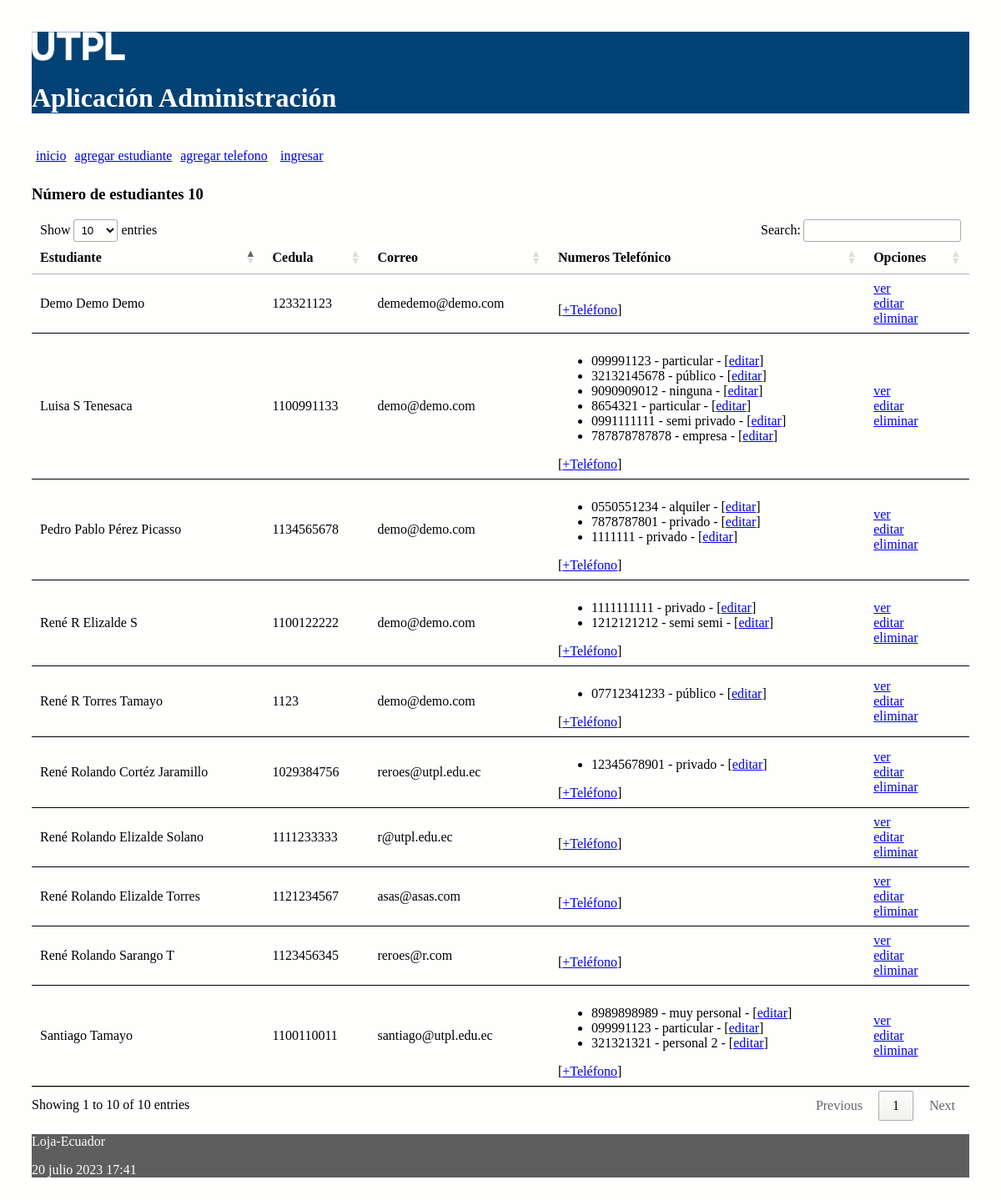
Before: / with the older database file.
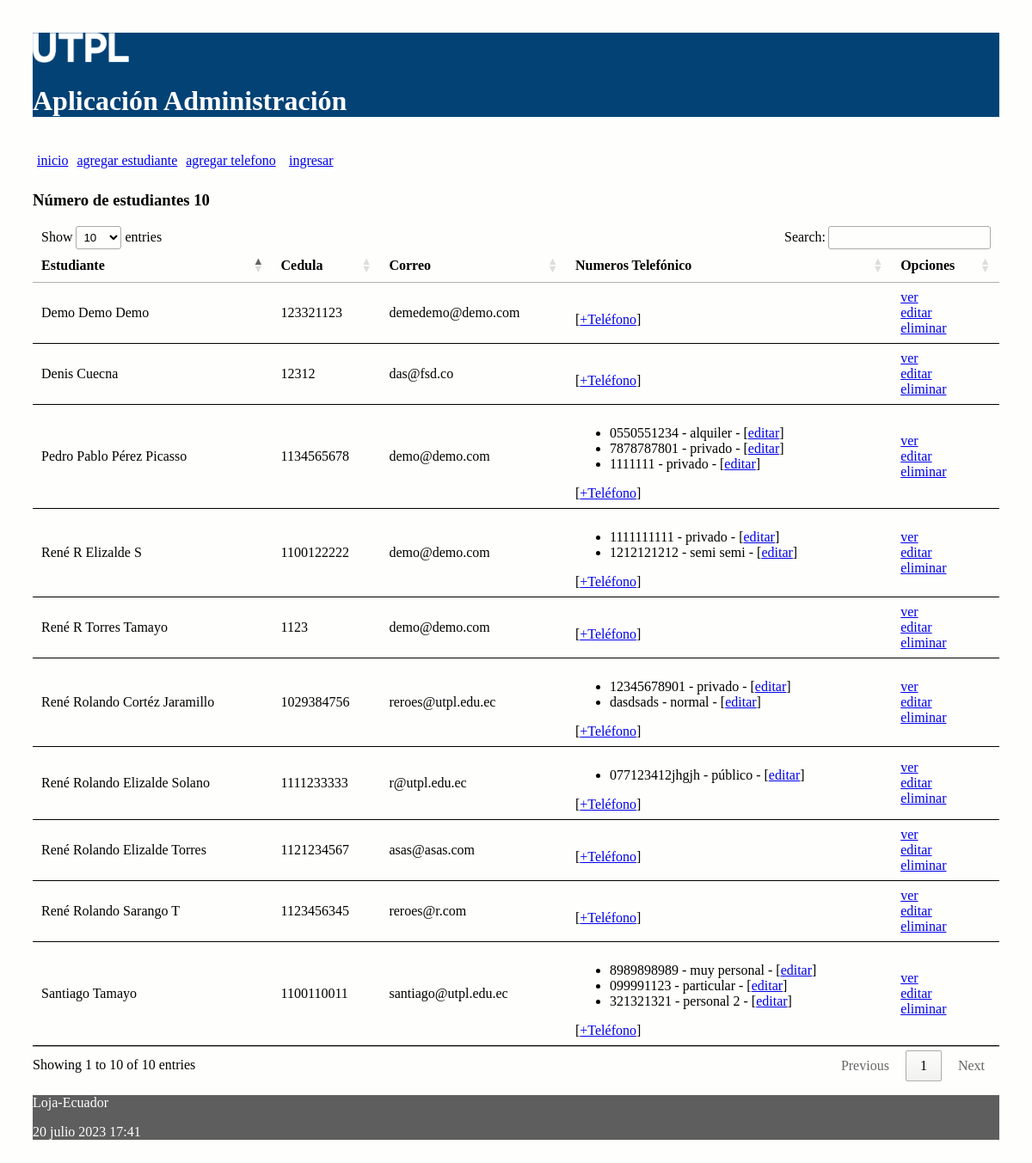
After: the same page with the newer database file.
### administrativo/models.py (models this page shows, shortened)
class Estudiante(models.Model):
    nombre = models.CharField(max_length=30)
    apellido = models.CharField(max_length=30)
    cedula = models.CharField(max_length=30, unique=True)
    correo = models.EmailField()

class NumeroTelefonico(models.Model):
    telefono = models.CharField(max_length=100)
    tipo = models.CharField(max_length=100)
    estudiante = models.ForeignKey(Estudiante, on_delete=models.CASCADE,
            related_name="numeros_telefonicos")

### administrativo/views.py (the view)
# urls.py: path('', views.index, name='index'),
def index(request):
    estudiantes = Estudiante.objects.all()
    informacion_template = {'estudiantes': estudiantes, 'numero_estudiantes': len(estudiantes)}
    return render(request, 'index.html', informacion_template)

### administrativo/templates/index.html (shortened to what this page needs)
{% extends "master.html" %}
{% block content %}
<h3>Número de estudiantes {{ numero_estudiantes }}</h3>
<table id="tabla_datos">
  <thead>
    <tr>
      <th>Estudiante</th>
      <th>Cedula</th>
      <th>Correo</th>
      <th>Numeros Telefónico </th>
      <th>Opciones</th>
    </tr>
  </thead>
  {% for e in estudiantes %}
  <tr>
    <td> {{e.nombre}} {{e.apellido}}</td>
    <td> {{e.cedula}}</td>
    <td> {{e.correo}}</td>
    <td>
      <ul>
        {% for t in e.numeros_telefonicos.all %}
          <li>
            <span>{{t.telefono}} - {{t.tipo}} - [<a href="{% url 'editar_numero_telefonico' t.id %}">editar</a>] </span>
          </li>
        {% endfor %}
      </ul>
        [<a href="{% url 'crear_numero_telefonico_estudiante' e.id%}">+Teléfono</a>]
    </td>
    <td> <a href="{% url 'obtener_estudiante' e.id %}">ver</a> <br>
      <a href="{% url 'editar_estudiante' e.id %}">editar</a> <br>
      <a href="{% url 'eliminar_estudiante' e.id %}"
      onclick="return confirm('¿Está seguro de la eliminación?')" >
      eliminar</a>
    </td>
  </tr>
  {% endfor %}
</table>
{% endblock %}

### administrativo/templates/master.html (shortened to what this page needs)
<!DOCTYPE html>
<html>
  <head>
    {% load static %}
    <link rel="stylesheet" type="text/css" href="{% static 'css/estilos.css' %}">
    <link rel="stylesheet" type="text/css" href="https://cdn.datatables.net/1.10.25/css/jquery.dataTables.min.css">
  </head>
  <body>
  <header>
    <img src="{% static 'images/logo.png' %}" height="10%" width="10%" alt="My image">
    <h1>Aplicación Administración </h1>
    <nav class="top_menu">
      <ul>
        <li><a href="{% url 'index' %}">inicio</a></li>
        <li><a href="{% url 'crear_estudiante' %}">agregar estudiante</a></li>
        <li><a href="{% url 'crear_numero_telefonico' %}">agregar telefono</a></li>
        {% if user.is_authenticated %}
          <li><a href="{% url 'logout_view' %}">salir</a></li>
        {% else %}
          <li>[<a href="{% url 'login' %}">ingresar</a>]</li>
        {% endif %}
      </ul>
    </nav>
  </header>
  <section>
      {% block content %}
      {% endblock %}
  </section>
    <footer>
      <p>Loja-Ecuador</p>
      <p>{% now "j F Y H:i" %}</p>
    </footer>
  </body>
</html>

### administrativo/static/css/estilos.css (style rules this page uses)
body { background: #FEFEFD; padding: 30px; }
header { background: #034275; color: #FFF; }
section { width: 100%; }
th, td { padding: 15px; border-bottom: 1px solid black; }
.top_menu ul { list-style:none; float:left; padding: 5px; width:95%; }
.top_menu ul li { float:left; margin-right:10px; margin-bottom:5px; text: #FFF; }
footer { background: #5E5E5E; color: #FFF; }

Changed rows visible on the page:
removed Estudiante: nombre "Luisa S", apellido "Tenesaca", cedula "1100991133", correo "demo@demo.com"
removed NumeroTelefonico: telefono "099991123", tipo "particular", shown under "Luisa S"
removed NumeroTelefonico: telefono "32132145678", tipo "público", shown under "Luisa S"
removed NumeroTelefonico: telefono "9090909012", tipo "ninguna", shown under "Luisa S"
removed NumeroTelefonico: telefono "8654321", tipo "particular", shown under "Luisa S"
removed NumeroTelefonico: telefono "0991111111", tipo "semi privado", shown under "Luisa S"
removed NumeroTelefonico: telefono "787878787878", tipo "empresa", shown under "Luisa S"
changed Estudiante "Torres Tamayo": loses NumeroTelefonico (telefono "07712341233", tipo "público")
added NumeroTelefonico: telefono "dasdsads", tipo "normal", shown under Estudiante "Cortéz Jaramillo"
changed Estudiante "Elizalde Solano": gains NumeroTelefonico (telefono "077123412jhgjh", tipo "público")
added Estudiante: nombre "Denis", apellido "Cuecna", cedula "12312", correo "das@fsd.co"
